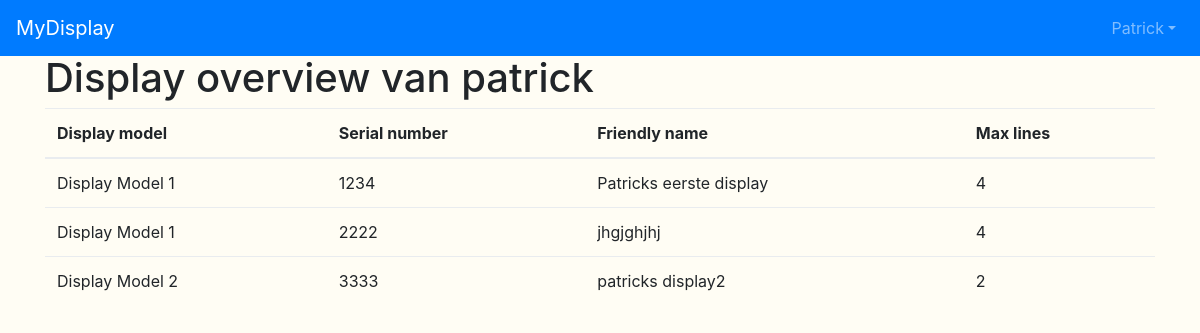
/accounts/ (signed in), run on the app's committed database.
### displays/models.py (models this page shows, shortened)
class Display(models.Model):
    model = models.ForeignKey(MyDisplayModel, on_delete=models.CASCADE, related_name='model')
    serial_number = models.PositiveSmallIntegerField(unique=True)
    friendly_name = models.CharField(max_length=64, blank=True, null=True)
    customer = models.ForeignKey(Customer, on_delete=models.CASCADE, related_name='customer', blank=True, null=True)

class MyDisplayModel(models.Model):
    display_model = models.CharField(max_length=64, unique=True)
    max_lines = models.PositiveSmallIntegerField()

### accounts/views.py (the view)
# urls.py: path('', DisplayListView.as_view(), name='displays')
class DisplayListView(LoginRequiredMixin, ListView):
    model = Display
    template_name = 'accounts/index.html'
    def get_queryset(self):
        return self.model.objects.filter(customer=self.request.user.customer)

### accounts/templates/accounts/index.html
{% extends 'main/layout.html' %}
{% block content %}
    <H1>Display overview van {{ user }}</H1>
    <div class="row">
        <div class="col-md">
            <table class="table table-hover">
                <thead>
                <tr>
                    <th scope="col">Display model</th>
                    <th scope="col">Serial number</th>
                    <th scope="col">Friendly name</th>
                    <th scope="col">Max lines</th>
                </tr>
                </thead>
                <tbody>
                {% for display in object_list %}
                    <tr onclick="window.document.location='{% url 'accounts:settings' display.pk %}';">
                        <td>{{ display.model.display_model }}</td>
                        <td>{{ display.serial_number }}</td>
                        <td>{{ display.friendly_name }}</td>
                        <td>{{ display.model.max_lines }}</td>
                    </tr>
                {% endfor %}
                </tbody>
            </table>
        </div>
    </div>
{% endblock %}

### main/templates/main/navbar.html (shortened to what this page needs)
<nav class="navbar navbar-expand-lg navbar-dark bg-primary">
    <a class="navbar-brand" href="{% url 'accounts:displays' %}">MyDisplay</a>
    <div class="collapse navbar-collapse" id="navbarSupportedContent">
        <ul class="navbar-nav mr-right login">
            <li class="nav-item login-item">
                {% if request.user.is_authenticated %}
                    <li class="nav-item dropdown">
                    <a class="nav-link dropdown-toggle" data-toggle="dropdown" href="#" role="button"
                       aria-haspopup="true" aria-expanded="false">{{ user|capfirst }}</a>
                {% else %}
                    <a class="nav-link {{ login_nav }}" href={% url 'accounts:login' %}>Login</a>
                {% endif %}
                </li>
        </ul>
    </div>
</nav>

### main/static/css/index.css (style rules this page uses)
body { background-color: #fffdf4; }

### data on the page
Display: model.display_model "Display Model 1", serial_number "1234", friendly_name "Patricks eerste display", model.max_lines "4"
Display: model.display_model "Display Model 1", serial_number "2222", friendly_name "jhgjghjhj", model.max_lines "4"
Display: model.display_model "Display Model 2", serial_number "3333", friendly_name "patricks display2", model.max_lines "2"

### other printed values
{{ user|capfirst }} "Patrick"
{{ user }} "patrick"
